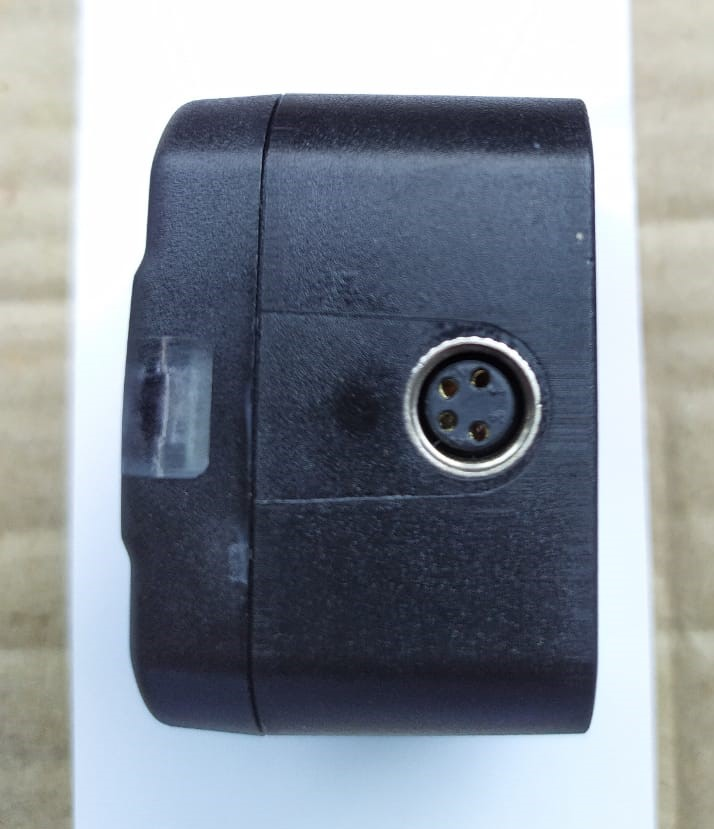
#> input picture Part2/source3.jpeg, 714 x 829 px
$ jupyter execute 'connector shift final.ipynb'
#> lines starting #> are read from the running program, lines starting #| are printed output that depends on the picture; after the words box and inside, x2 and y2 are one past the last pixel; in counts of white or black regions, pixels touching at a corner belong together
[cell 1]
import cv2
import math
import numpy as np
from matplotlib import pyplot as plt
img_rgb = cv2.imread('source3.jpeg')
#> img_rgb is the input picture: shape (829, 714, 3); mean B, G, R 151.4, 142.2, 135.1
img_gray = cv2.cvtColor(img_rgb, cv2.COLOR_BGR2GRAY)
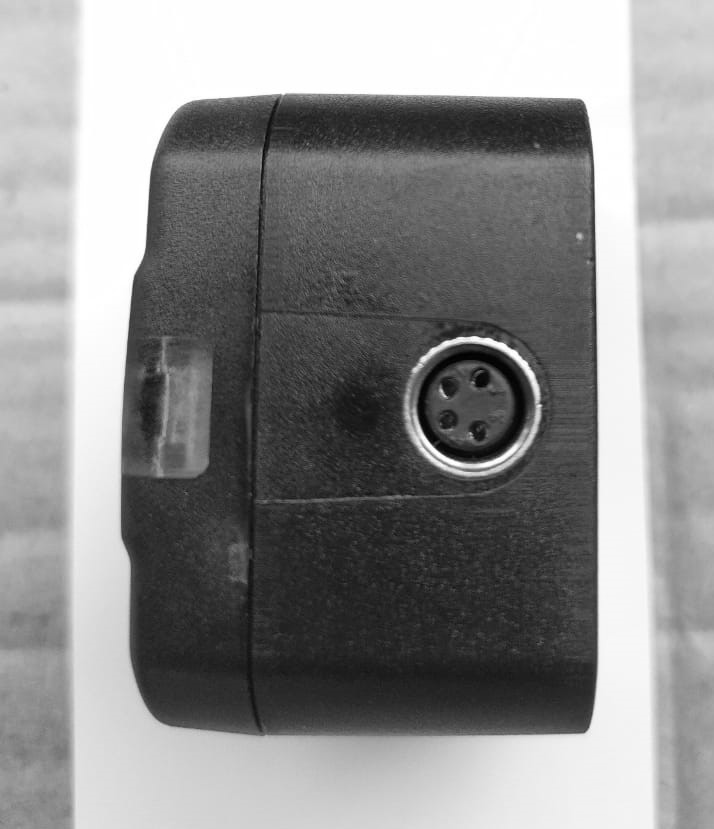
#> img_gray: shape (829, 714); min 0, max 255, mean 141.1
template1 = cv2.imread('temp1.png', 0)
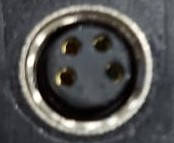
#> input picture Part2/temp1.png, 174 x 143 px
#> template1: shape (143, 174); min 0, max 255, mean 81.9
template2 = cv2.imread('temp2.jpeg', 0)
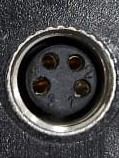
#> input picture Part2/temp2.jpeg, 119 x 158 px
#> template2: shape (158, 119); min 0, max 255, mean 71.3

[cell 2]
height, width = template1.shape[::]
#> height = 143; width = 174
height, width = template2.shape[::]
#> height = 158; width = 119

[cell 3]
res1 = cv2.matchTemplate(img_gray, template1, cv2.TM_CCOEFF_NORMED)
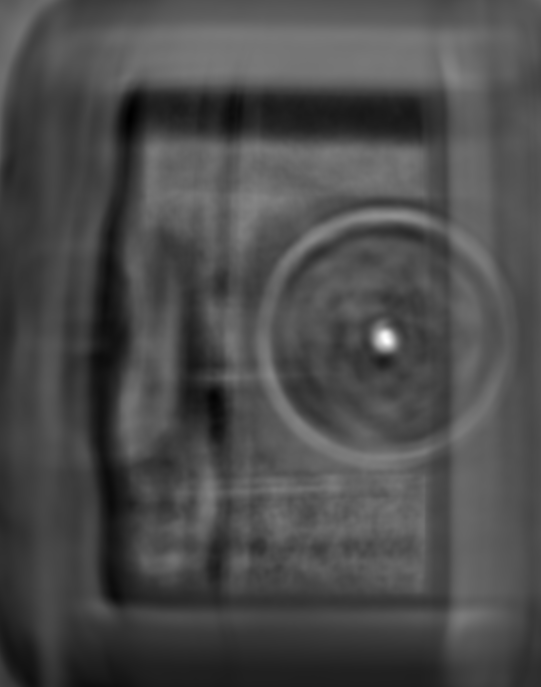
#> res1: shape (687, 541) float32; min -0.219, max 0.545, mean 0.00925; drawn with min black and max white
res2 = cv2.matchTemplate(img_gray, template2, cv2.TM_CCOEFF_NORMED)
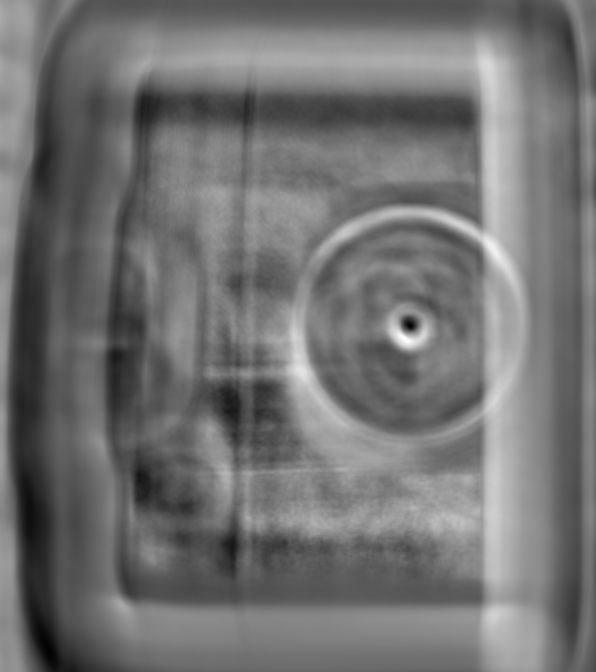
#> res2: shape (672, 596) float32; min -0.238, max 0.295, mean 0.000613; drawn with min black and max white

[cell 4]
plt.imshow(res1, cmap='gray')
plt.imshow(res2, cmap='gray')

[cell 5]
threshold = 0.4 #For TM_CCOEFF_NORMED, larger values means good fit
loc1 = np.where( res1 >= threshold)
#> loc1 = 133 positions, rows 331 to 345, columns 380 to 391
threshold = 0.5 #For TM_CCOEFF_NORMED, larger values means good fit
loc2 = np.where( res2 >= threshold)
#> loc2 = (empty array, empty array)

[cell 6]
x = 0
y = 0
for pt in zip(*loc1[::-1]):
   cv2.rectangle(img_rgb, pt, (pt[0] + width, pt[1] + height), (255, 0, 0), 1)
   x = x + 1
#> this loop made 133 passes
#> pt on passes 1 to 12: (385, 331), (382, 332), (383, 332), (384, 332), (385, 332), (386, 332), (387, 332), (381, 333), (382, 333), (383, 333), (384, 333), (385, 333)
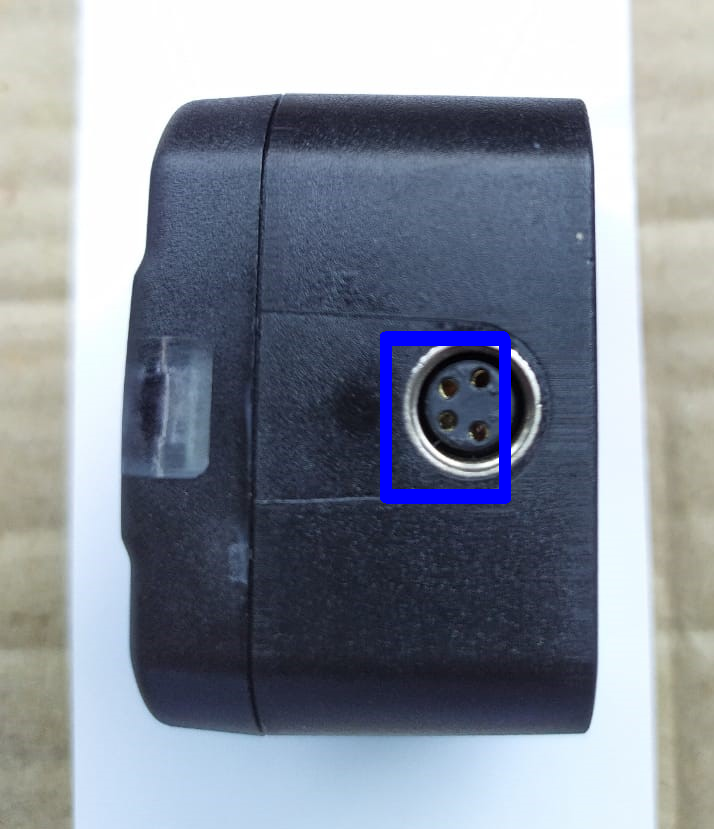
#> img_rgb: shape (829, 714, 3); 1.24% of pixels changed, all inside (x1, y1, x2, y2) = (380, 331, 511, 504)
#> after the loop, x = 133
for pt in zip(*loc2[::-1]):
   cv2.rectangle(img_rgb, pt, (pt[0] + width, pt[1] + height), (255, 0, 0), 1)
   y = y + 1
#> this loop made 0 passes
#> after the loop, y = 0
if(x==0 and y==0):
    print("incorrect input")
elif(x == 0):
    print("healthy")
elif(y == 0):
    print("unhealthy")

[cell 7]
img_rgb1 = cv2.resize(img_rgb , (500 , 540))
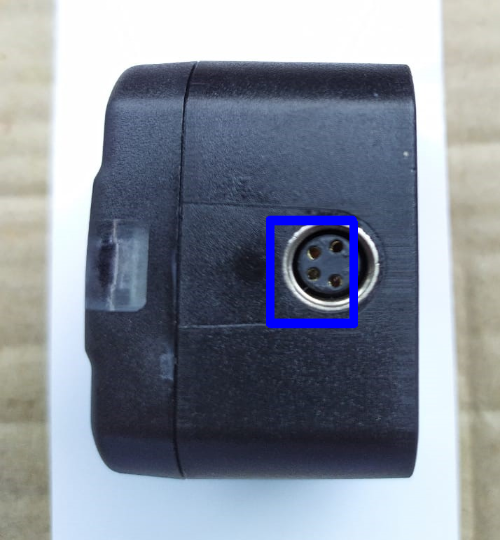
#> img_rgb1: shape (540, 500, 3); mean B, G, R 153.4, 141.2, 134.2
cv2.imshow("Matched image", img_rgb1)
cv2.waitKey()
cv2.destroyAllWindows()
